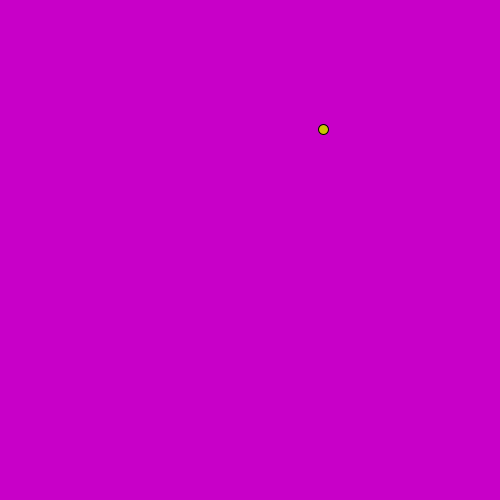
Frame 1 (no input)
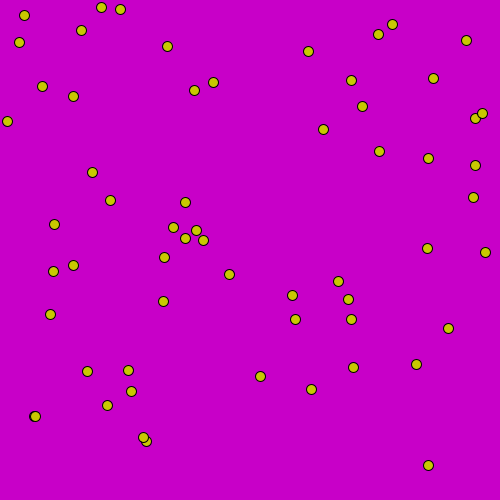
Frame 60 (the mouse pressed at the canvas centre just before this capture)
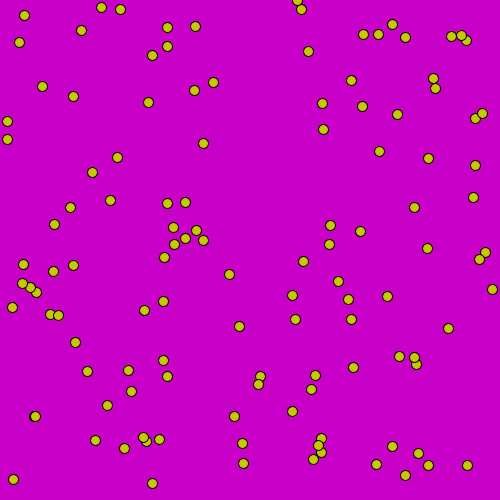
Frame 120 (the mouse held since frame 60 and released just before this capture)

The Processing sketch that drew these frames (run headless with seeded random() and noise(); from frame 60 on, the mouse is pressed at the canvas centre):

// Processing sketch: processing_185700
// ── processing_185700.pde

void setup() {
  size(500,500);
  background(200, 0, 200);
}

void draw() {
  fill(200,200,0);
  ellipse(random(500),random(500),10,10);
}

void mouseClicked() {
  background(200, 200, 0);
}
